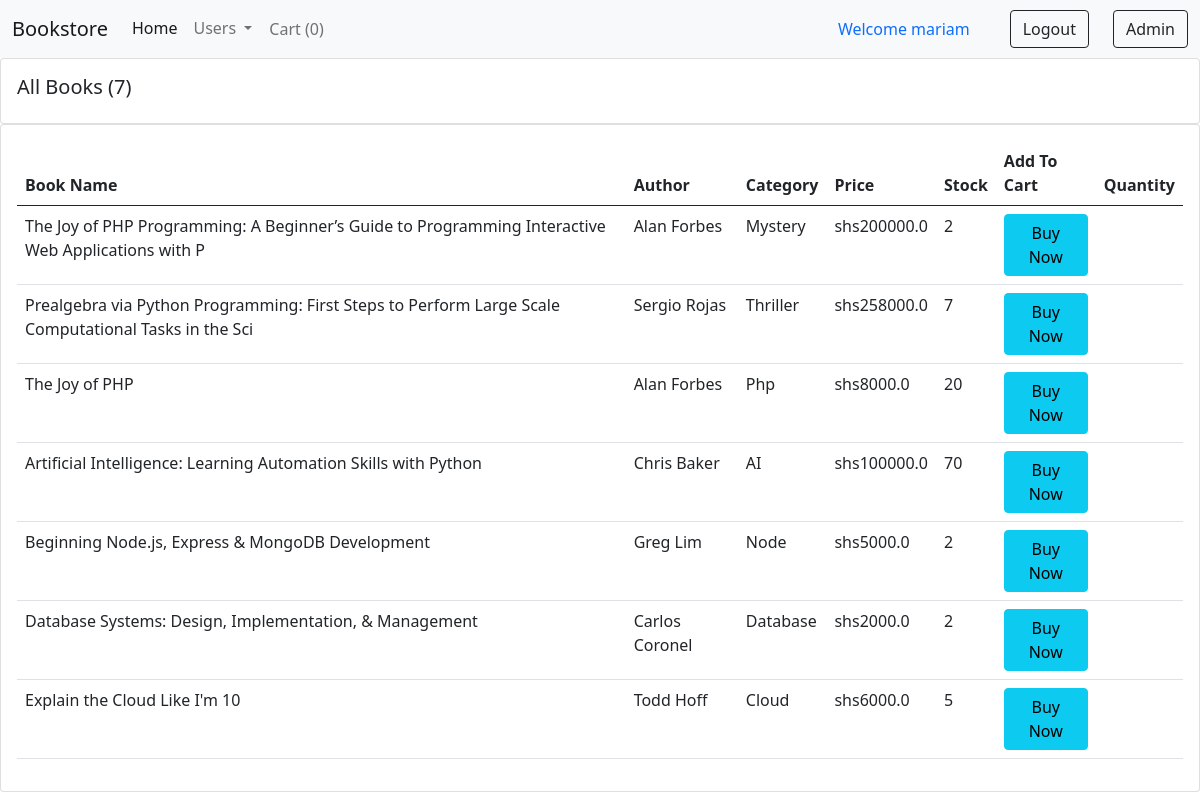
Page /for_users/ (signed in) on the committed database.
### books/models.py (models this page shows, shortened)
class Book(models.Model):
    CATEGORY = (
        ('Php', 'Php'),
        ('AI', 'AI'),
        ('Node', 'Node'),
        ('Database', 'Database'),
        ('Cloud', 'Cloud'),
    )
    book_name = models.CharField(max_length=100)
    author = models.CharField(max_length=100, default="")
    category = models.CharField(max_length=100, choices=CATEGORY)
    price = models.FloatField()
    stock = models.IntegerField(default=2)

### books/views.py (the view)
# urls.py: path("for_users/", views.Users, name="Users"),
@login_required(login_url = '/user_login')
def Users(request):
    books = Book.objects.all()
    total_books = books.count()
    return render (request, "for_user.html", {'books':books, 'total_books':total_books})

### books/templates/for_user.html (shortened to what this page needs)
{% extends 'user_navbar.html' %}
{% block cart-item %}
<li class="nav-item">
  <a class="nav-link btn btn-light" href="/checkout/" aria-current="page" >Cart
    (<span id="cart">0</span>)</a>
</li>
{% endblock %}
{% block body %}
<div class="row">
  <div class="col-md">
    <div class="card card-body">
      <h5>All Books ({{total_books}})</h5>
    </div>
    <div class="card card-body">
      <table class="table">
        <thead>
          <tr>
            <th>Book Name</th>
            <th>Author</th>
            <th>Category</th>
            <th>Price</th>
            <th>Stock</th>
            <th>Add To Cart</th>
            <th>Quantity</th>
          </tr>
        </thead>
        {% for book in books %}
        <tr>
          <td id="namepr{{book.id}}">{{book.book_name}}</td>
          <td id="authorpr{{book.id}}">{{book.author}}</td>
          <td id="categorypr{{book.id}}">{{book.category}}</td>
          <td> shs<span id="pricepr{{book.id}}">{{book.price}}</span></td>
          <td id="stock{{book.id}}">{{book.stock}}</td>
          <td><button id="pr{{book.id}}" class="btn btn-info cart">Buy Now</button></td>
          <td class="quantity" id="divpr{{book.id}}"></td>
        </tr>
        {% endfor %}
      </table>
    </div>
  </div>
</div>
{% endblock %}

### books/templates/user_navbar.html (shortened to what this page needs)
<!doctype html>
<html lang="en">
  <head>
    <link href="https://cdn.jsdelivr.net/npm/bootstrap@5.0.2/dist/css/bootstrap.min.css" rel="stylesheet">
  </head>
  <body>
    <nav class="navbar navbar-expand-lg navbar-light bg-light">
        <div class="container-fluid">
          <a class="navbar-brand" href="/"> Bookstore</a>
          <div class="collapse navbar-collapse" id="navbarSupportedContent">
            <ul class="navbar-nav me-auto mb-2 mb-lg-0">
              <li class="nav-item">
                <a class="nav-link active" aria-current="page" href="/">Home</a>
              </li>
              <li class="nav-item dropdown">
                <a class="nav-link dropdown-toggle" href="#" id="navbarDropdown" role="button" data-bs-toggle="dropdown" aria-expanded="false">
                  Users
                </a>
              </li>
          {% block cart-item %} {% endblock %}
            </ul>
            {% if user.is_authenticated %}
              <a class="nav-link" href="#">Welcome {{request.user}}</a>
              <a href="/logout/" class="btn btn-outline-dark mx-4" type="submit">Logout</a>
            {% endif %}
            {% if user.is_superuser %}
            <a href="/all_books/" class="btn btn-outline-dark" type="submit">Admin</a>
            {% endif %}
          </div>
        </div>
      </nav>
      {% block body %}{% endblock %}
  </body>
</html>

### rows in the picture
Book: book_name "The Joy of PHP Programming: A Beginner’s Guide to Programming Interactive Web Applications with P", author "Alan Forbes", category "Mystery", price "200000.0", stock "2"
Book: book_name "Prealgebra via Python Programming: First Steps to Perform Large Scale Computational Tasks in the Sci", author "Sergio Rojas", category "Thriller", price "258000.0", stock "7"
Book: book_name "The Joy of PHP", author "Alan Forbes", category "Php", price "8000.0", stock "20"
Book: book_name "Artificial Intelligence: Learning Automation Skills with Python", author "Chris Baker", category "AI", price "100000.0", stock "70"
Book: book_name "Beginning Node.js, Express & MongoDB Development", author "Greg Lim", category "Node", price "5000.0", stock "2"
Book: book_name "Database Systems: Design, Implementation, & Management", author "Carlos Coronel", category "Database", price "2000.0", stock "2"
Book: book_name "Explain the Cloud Like I'm 10", author "Todd Hoff", category "Cloud", price "6000.0", stock "5"

### other values in the picture
{{ request.user }} "mariam"
{{ total_books }} "7"
